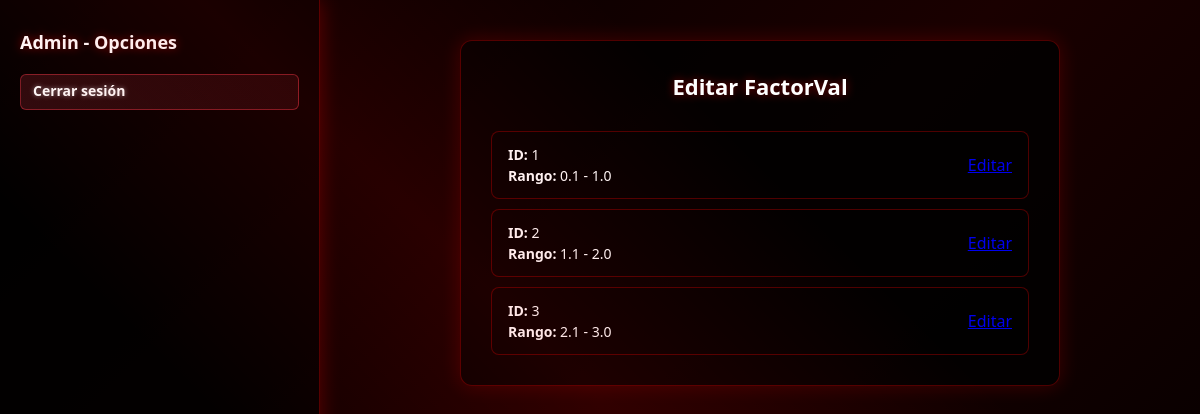
Page /editar-factorv/ (signed in) on the earlier database version.
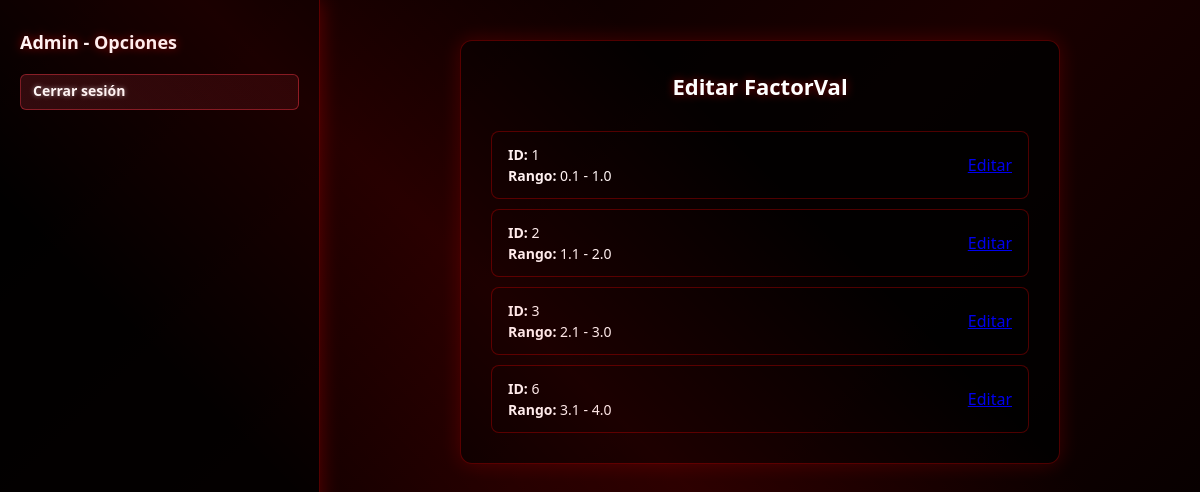
Same page on the later database version.
### Miapp/models.py (models this page shows, shortened)
class Factor_Val(models.Model):
    id_factor = models.AutoField(primary_key=True)
    rango_minimo = models.DecimalField(max_digits=12, decimal_places=1)
    rango_maximo = models.DecimalField(max_digits=12, decimal_places=1)
    descripcion = models.TextField(blank=True)

### MC/views.py (the view)
# urls.py: path('editar-factorv/', views.editar_factorv, name='editar_factorv'),
@login_required
def editar_factorv(request):
    factor_vals = Factor_Val.objects.all()
    obj = None
    obj_id = request.GET.get('obj_id')
    if obj_id:
        obj = get_object_or_404(Factor_Val, id_factor=obj_id)
    return render(request, 'inicioAdmin.html', {
        'seccion': 'factorval',
        'accion': 'editar',
        'factor_vals': factor_vals,
        'obj': obj,
        'obj_id': obj_id,
    })

### Miapp/back.py (called while the page is built)
    def get_user(self, user_id):
        try:
            return User.objects.get(pk=user_id)
        except User.DoesNotExist:
            return None

### MC/templates/inicioAdmin.html (shortened to what this page needs)
<!DOCTYPE html>
<html lang="es">
<head>
</head>
<body>
<div class="left-box">
  <h3>Admin - Opciones</h3>
  <div class="btn-group">
    <a href="{% url 'logout' %}" class="btn btn-danger">Cerrar sesión</a>
  </div>
</div>
<div class="right-box">
  {% if seccion == 'calificacion' and accion == 'crear' %}
    <div class="card">
      <h2>Crear Calificación</h2>
      <form method="post" action="{% url 'guardar_calificacion' %}">
        {% csrf_token %}
        <input type="hidden" name="usuario_id_usuario" value="{{ request.user.id }}">
        <label>Monto ($)</label><input type="text" name="monto" class="solo-float" required>
        <label>Factor (%)</label><input type="text" name="factor" class="solo-float" required>
        <label>Período</label><input type="month" name="periodo" max="{{hoy|date:'Y-m'}}" required>
        <label>Instrumento</label>
        <select name="instrumento" required>
          <option value="">-- Seleccione --</option>
          {% for i in instrumentos %}<option value="{{ i.id_instru }}">{{ i.nombre }}</option>{% endfor %}
        </select>
        <label>Estado</label>
        <select name="estado" required>
          <option value="ACTIVO">ACTIVO</option>
          <option value="INACTIVO">INACTIVO</option>
        </select>
        <label>Usuario</label>
        <select name="usuario_id_usuario" required>
          <option value="">-- Seleccione</option>
          {% for u in usuarios %}<option value="{{ u.id_usuario }}">{{ u.nombre }}</option>{% endfor %}
        </select>
        <label>Factor Val</label>
        <select name="factor_val_id_factor" required>
          <option value="">-- Seleccione</option>
          {% for fv in factor_vals %}<option value="{{ fv.id_factor }}">{{ fv.id_factor }}</option>{% endfor %}
        </select>
        <button type="submit" class="btn-success mt-3">Crear Calificación</button>
      </form>
    </div>
  {% elif seccion == 'factorval' and accion == 'editar' and not obj_id %}
    <div class="card">
      <h2>Editar FactorVal</h2>
      <div class="sql-table">
        {% for fv in factor_vals %}
          <div class="sql-row">
            <div class="sql-cell">
              <strong>ID:</strong> {{ fv.id_factor }}<br>
              <strong>Rango:</strong> {{ fv.rango_minimo }} - {{ fv.rango_maximo }}
            </div>
            <div class="sql-action">
              <a class="btn-edit" href="?seccion=factorval&accion=editar&obj_id={{ fv.id_factor }}">Editar</a>
            </div>
          </div>
        {% endfor %}
      </div>
    </div>
  {% endif %}
</div>
</body>
</html>

Differences in the rows shown:
added Factor_Val: id_factor "6", rango_minimo "3.1", rango_maximo "4.0"
